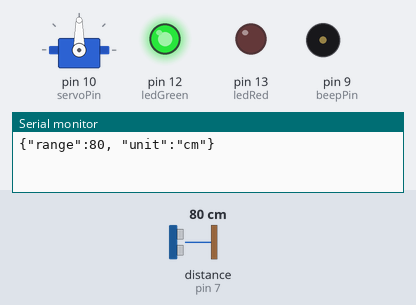
Simulated run of this sketch. Board: Arduino Uno, built with avr-gcc and run on an emulated ATmega328P. Parts: servo, output pins drawn as LEDs (lit = HIGH), buzzer (waves = sounding, pin HIGH), the last lines printed to the serial monitor. Wiring (inferred from the names in the program): ultrasonic range finder: trigger pin 6; echo pin 7. Inputs (shaded band) come from the test bench; at power-on: distance to the obstacle (sensor on pin 7) 80 cm. The echo pulse lasts 58.3 µs per cm; pins used as bus, display or sensor lines are not drawn.

Above: at 0.05 s.
At 1.2 s:
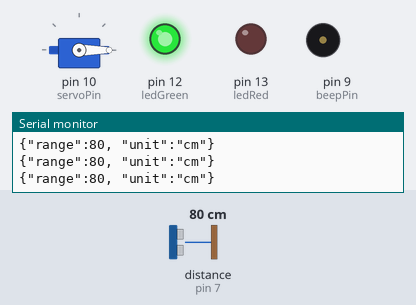
1.3 s: distance to the obstacle (sensor on pin 7) set to 120 cm
4.3 s: distance to the obstacle (sensor on pin 7) set to 35 cm
Timing chart, 0 to 7.3 s (numbered marks = the images above; inputs shaded):
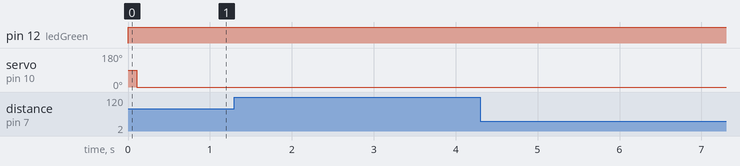

The sketch:

ausjpe.ino
```cpp
#include <ArduinoJson.h>
#include <Servo.h>

#define ledRed 13
#define ledGreen 12
#define beepPin 9

#define ultrasonicTriggerPin 6
#define ultrasonicEchoPin 7

#define servoPin 10

// set useHC_SR04 to 0 and useUltrasonicRanger to 1 if you have the Ultrasonic Ranger sensor.
#define useHC_SR04 1
#define useUltrasonicRanger 0
#define useServo 1

String inputString = "";         // a string to hold incoming data
boolean stringComplete = false;  // whether the string is complete

int servoPos = 0;

Servo servo;

void setup() {
  pinMode(LED_BUILTIN, OUTPUT);
  // initialize serial:
  Serial.begin(9600);
  // reserve 200 bytes for the inputString:
  inputString.reserve(200);

  pinMode(beepPin, OUTPUT);
  pinMode(ledRed, OUTPUT);
  pinMode(ledGreen, OUTPUT);

  servo.attach(servoPin);
  //beep(50);
  //beep(50);
  //beep(50);
  //delay(1000);
}

void loop() {
  // print the string when a newline arrives:
  if (stringComplete) {
    DynamicJsonBuffer jsonBuffer;
    JsonObject& root = jsonBuffer.parseObject(inputString);
    bool led = root["led"];
    bool beepV = root["beep"];
    int angleV = root["angle"];
    if (led) {
      digitalWrite(LED_BUILTIN, HIGH);
      digitalWrite(ledRed, HIGH);
      digitalWrite(ledGreen, LOW);
    }
    if (beepV) {
      beep(200);
    }
    if(angleV >= 0 && angleV <= 180){
      servoPos = angleV;
    }

    // Serial.println(beepV);
    // Serial.println(inputString);
    // clear the string:
    inputString = "";
    stringComplete = false;
  } else {
    digitalWrite(LED_BUILTIN, LOW);
    digitalWrite(ledRed, LOW);
    digitalWrite(ledGreen, HIGH);
  }
  if (useUltrasonicRanger) {
    int duration = pingUltrasonicRanger();
    int cm = microsecondsToCentimeters(duration);
    sendRange(cm);
  }
  if (useHC_SR04) {
    int duration = pingHCSR04();
    int cm = microsecondsToCentimeters(duration);
    sendRange(cm);
  }

  if(useServo){
    servo.write(servoPos);
  }

}

// source: http://www.mikrocontroller-elektronik.de/ultraschallsensor-hc-sr04/
int pingHCSR04() {
  long mtime = 0;
  pinMode(ultrasonicTriggerPin, OUTPUT);
  pinMode(ultrasonicEchoPin, INPUT);
  digitalWrite(ultrasonicTriggerPin, LOW);
  delayMicroseconds(3);
  noInterrupts();
  digitalWrite(ultrasonicTriggerPin, HIGH);
  delayMicroseconds(10);
  digitalWrite(ultrasonicTriggerPin, LOW);
  mtime = pulseIn(ultrasonicEchoPin, HIGH);
  interrupts();
  return mtime;
}

// source: https://www.arduino.cc/en/Tutorial/Ping
int pingUltrasonicRanger() {
  long duration, inches, cm;

  // The PING))) is triggered by a HIGH pulse of 2 or more microseconds.
  // Give a short LOW pulse beforehand to ensure a clean HIGH pulse:
  pinMode(ultrasonicEchoPin, OUTPUT);
  digitalWrite(ultrasonicEchoPin, LOW);
  delayMicroseconds(2);
  digitalWrite(ultrasonicEchoPin, HIGH);
  delayMicroseconds(5);
  digitalWrite(ultrasonicEchoPin, LOW);

  // The same pin is used to read the signal from the PING))): a HIGH
  // pulse whose duration is the time (in microseconds) from the sending
  // of the ping to the reception of its echo off of an object.
  pinMode(ultrasonicEchoPin, INPUT);
  duration = pulseIn(ultrasonicEchoPin, HIGH);
  return duration;

}

long microsecondsToCentimeters(long microseconds) {
  // The speed of sound is 340 m/s or 29 microseconds per centimeter.
  // The ping travels out and back, so to find the distance of the
  // object we take half of the distance travelled.
  return microseconds / 29 / 2;
}

void sendRange(int range_cm) {

  Serial.print("{\"range\":");
  Serial.print(range_cm);
  Serial.print(", \"unit\":\"cm\"}");
  Serial.println();

  delay(100);
}

// source: http://www.hobbytronics.co.uk/arduino-tutorial7-piezo-beep
void beep(unsigned char delayms) {
  analogWrite(beepPin, 20);      // Almost any value can be used except 0 and 255
  // experiment to get the best tone
  delay(delayms);          // wait for a delayms ms
  analogWrite(beepPin, 0);       // 0 turns it off
  delay(delayms);          // wait for a delayms ms
}

/*
  SerialEvent occurs whenever a new data comes in the
  hardware serial RX.  This routine is run between each
  time loop() runs, so using delay inside loop can delay
  response.  Multiple bytes of data may be available.
*/
void serialEvent() {
  while (Serial.available() && !stringComplete) {
    // get the new byte:
    char inChar = (char)Serial.read();
    // add it to the inputString:
    inputString += inChar;
    // if the incoming character is a newline, set a flag
    // so the main loop can do something about it:
    if (inChar == '\n') {
      stringComplete = true;
    }
  }
}
```
